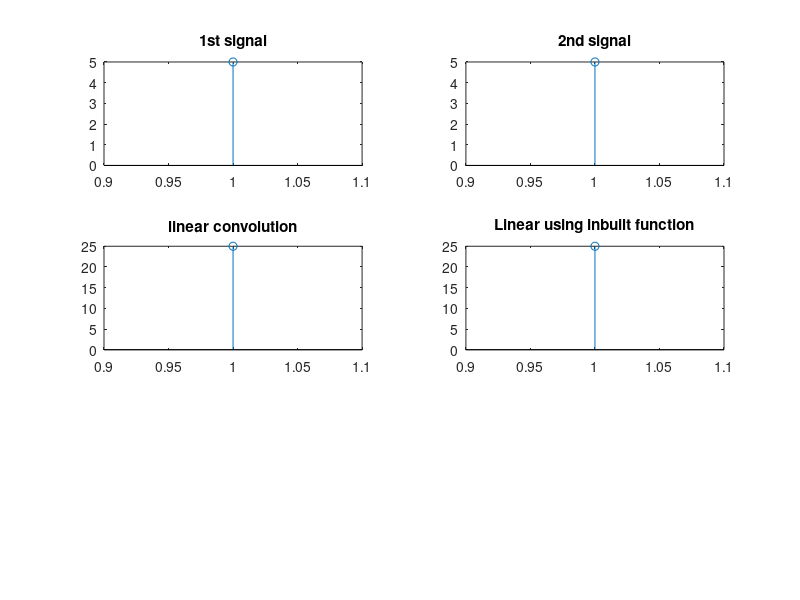

Source code (MATLAB):
%Linear convolution
clc;
close all;
clear all;
x1=input('Enter 1st sequence');
x2=input('Enter 2nd sequence');
l=length(x1);
p=length(x2);
N=l+p-1;
%Zero padding
X=[x1,zeros(1,N)];
H=[x2,zeros(1,N)];
%Cirular shift
H=fliplr(H);
for k=1:N
    A=circshift(H,[1,k]);
    Y(k)=0;
    for n=1:N
        Y(k)=Y(k)+X(n).*A(n);
    end
    
end
subplot(3,2,1)
stem(x1);
title('1st signal')
subplot(3,2,2)
stem(x2);
title('2nd signal')
subplot(3,2,3)
stem(Y);
title('linear convolution')

z=conv(x1,x2);
subplot(3,2,4)
stem(z);
title('Linear using inbuilt function');
